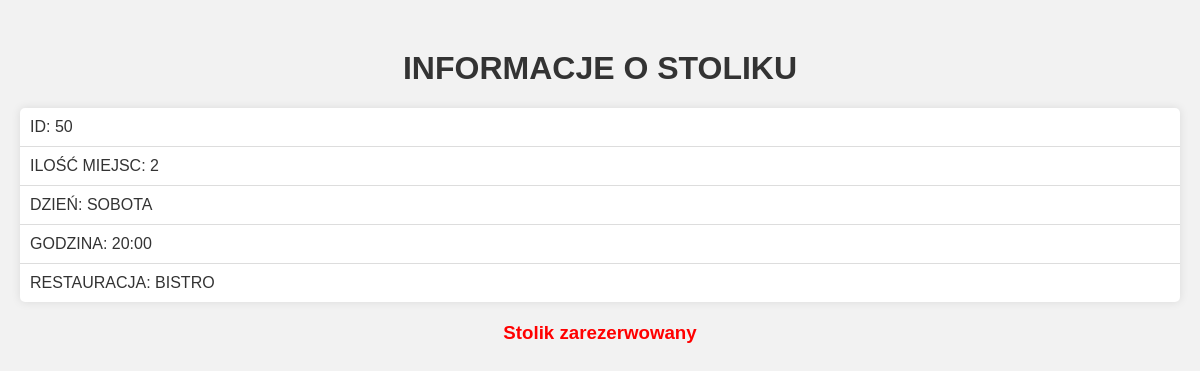
The app's page /Stolik/50 with its own data.
### Rezerwacje/models.py (models this page shows, shortened)
class Stolik(models.Model):
    RESTAURACJA_CHOICES = [("BISTRO", "bistro"), ("CHIŃCZYK", "chińczyk"),("MEKSYKAŃSKA","meksykańska"),("PIZZA WŁOSKA","pizza włoska"),("RAMENOWNIA","ramenownia")]
    LOKALIZACJA_CHOICES = [("PRZY OKNIE","przy oknie"),("PRZY BARZE","przy barze"),("NA ŚRODKU","na środku")]
    DZIEN_CHOICES = [("PONIEDZIALEK","poniedzialek"),("WTOREK","wtorek"),("SRODA","sroda"),("CZWARTEK","czwartek"),("PIATEK","piatek"),("SOBOTA","sobota"),("NIEDZIELA","niedziela")]
    GODZINA_CHOICES = [("16:00","16:00"),("17:00","17:00"),("18:00","18:00"),("19:00","19:00"),("20:00","20:00"),("21:00","21:00")]
    ilosc = models.PositiveSmallIntegerField()
    restauracja = models.CharField(max_length=16, choices=RESTAURACJA_CHOICES, default="BISTRO")
    dzien = models.CharField(max_length=16, choices=DZIEN_CHOICES, default="SOBOTA")
    godzina = models.CharField(max_length=16, choices=GODZINA_CHOICES, default="20:00")
    lokalizacja = models.CharField(max_length=16, choices=LOKALIZACJA_CHOICES, default="NA ŚRODKU")
    class Meta:
        verbose_name_plural = "Stoliki"
    @property
    def is_reserved(self):
        try:
            rez = self.rezerwacja
        except Rezerwacja.DoesNotExist:
            return False
        else:
            return True

### Rezerwacje/views.py (the view)
# urls.py: path('<int:pk>',StolikDetailView.as_view(), name="detail")
class StolikDetailView(DetailView):
    model = Stolik
    template_name = "detail.html"

### Rezerwacje/templates/detail.html (shortened to what this page needs)
<!DOCTYPE html>
<html lang="en">
<head>
</head>
<body>
    <h1>INFORMACJE O STOLIKU</h1>
    <ul>
        <li>ID: {{ object.id }}</li>
        <li>ILOŚĆ MIEJSC: {{ object.ilosc }}</li>
        <li>DZIEŃ: {{ object.dzien }}</li>
        <li>GODZINA: {{ object.godzina }}</li>
        <li>RESTAURACJA: {{ object.restauracja }}</li>
    </ul>
    {% if not object.is_reserved %}
        <form action="{% url 'reserve' stolik.id %}">
            {% csrf_token %}
            <input type="submit" value="Zarezerwuj">
        </form>
        <a href="{% url 'index' %}">STRONA GŁÓWNA</a>
        {% if user.is_authenticated %}
            <p>Zalogowany użytkownik: {{ user.username }}</p>
        {% else %}
            <p>Nie jesteś zalogowany.</p>
        {% endif %}
    {% else %}
        <h3>Stolik zarezerwowany</h3>
    {% endif %}
</body>
</html>

### Rezerwacje/templates/detail.html (style rules this page uses)
body { font-family: Arial, sans-serif; margin: 0; padding: 0; background-color: #f2f2f2; color: #333; }
h1 { text-align: center; margin-top: 50px; }
ul { list-style-type: none; padding: 0; margin: 20px; background-color: #fff; box-shadow: 0 0 10px rgba(0, 0, 0, 0.1); border-radius: 5px; }
li { padding: 10px; border-bottom: 1px solid #ddd; }
li:last-child { border-bottom: none; }
h3 { text-align: center; margin-top: 20px; color: red; }

### records on screen
Stolik: id "50", ilosc "2", dzien "SOBOTA", godzina "20:00", restauracja "BISTRO"
